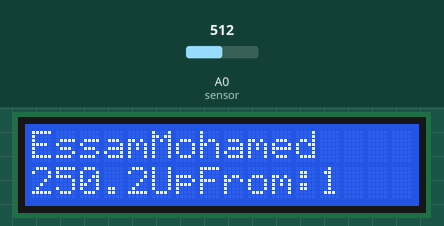
This sketch was run on a simulated Arduino Uno, built with avr-gcc and run on an emulated ATmega328P. Shown: 16×2 character LCD. Inputs (shaded band) come from the test bench; at power-on: A0 (sensor) = 512.

Above: at 1.2 s.
1.3 s: A0 (sensor) set to 716
At 2.5 s:
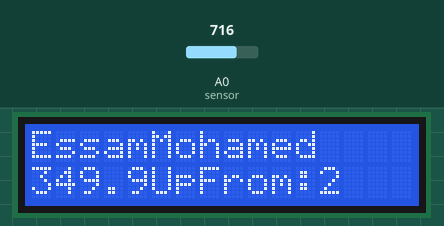
3.5 s: A0 (sensor) set to 900
At 4.8 s:
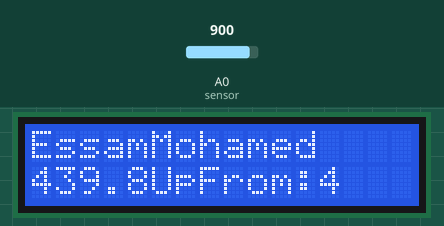
5.5 s: A0 (sensor) set to 1023
At 6.5 s:
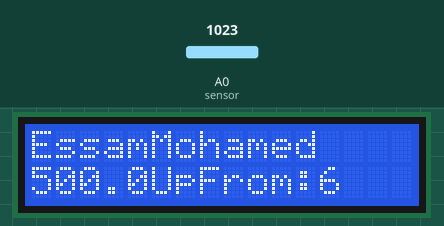
Timing chart, 0 to 8.5 s (numbered marks = the images above; inputs shaded):
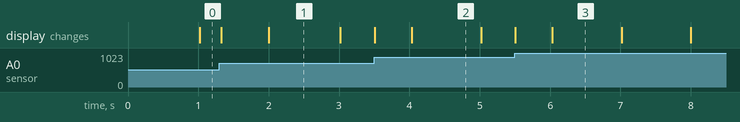

The sketch:

LCD.ino
```cpp
#include<LiquidCrystal.h>

LiquidCrystal lcd(5,4,3,2,1,0);


const int sensor = A0;
float y, sensor_value;

void setup()
{

  lcd.begin(16,2);
  lcd.print("EssamMohamed");
}

void loop()
{
  sensor_value = analogRead(sensor);
  y = sensor_value*(5.0/1023.0);
  y = y * 100;
  lcd.setCursor(0,1);
  lcd.print(y);
  lcd.setCursor(5,1);
  lcd.print("UpFrom:");
  lcd.setCursor(12,1);
  lcd.print(millis()/1000);
}
```

Measured:
- what the display in image 1 shows lasts 1.0 s, from 2.0 s to 3.0 s
